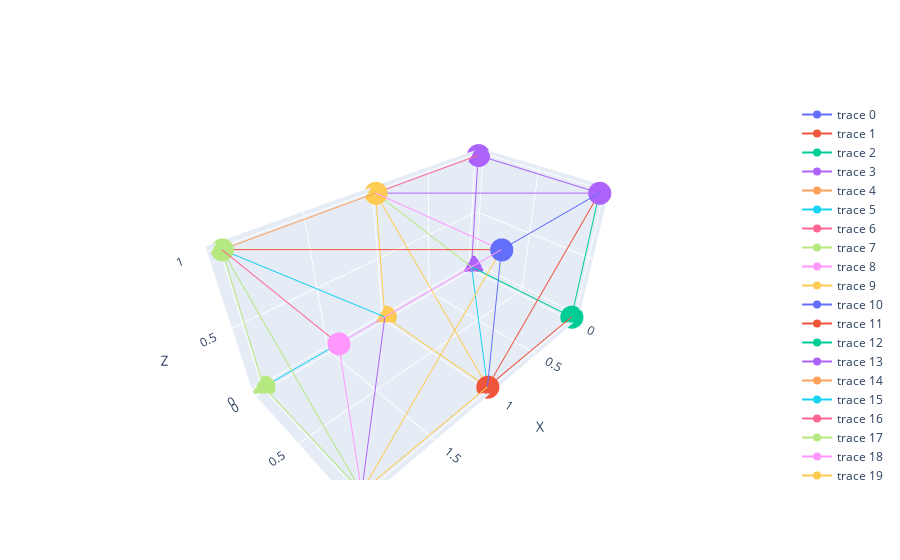

Write notebook code for a chart like this one.
### Code cell
newFaces = translate_faces(facesTwo, [1, 0, 0])

print(aabb(newFaces, facesTwo))

visualize_stl_objects(newFaces, facesTwo, title="", size=None)

### Figure 1 — Plotly figure (JSON) as saved in the notebook; plotly's stock layout.template omitted (floating-point values rounded to 4 significant figures)
{"data": [{"mode": "lines+markers", "type": "scatter3d", "x": [1, 2, 2, 1], "y": [1, 0, 1, 1], "z": [1, 1, 1, 1]}, {"mode": "lines+markers", "type": "scatter3d", "x": [2, 1, 1, 2], "y": [0, 1, 0, 0], "z": [1, 1, 1, 1]}, {"mode": "lines+markers", "type": "scatter3d", "x": [1, 2, 2, 1], "y": [0, 1, 0, 0], "z": [0, 0, 0, 0]}, {"mode": "lines+markers", "type": "scatter3d", "x": [2, 1, 1, 2], "y": [1, 0, 1, 1], "z": [0, 0, 0, 0]}, {"mode": "lines+markers", "type": "scatter3d", "x": [1, 2, 1, 1], "y": [0, 0, 0, 0], "z": [0, 1, 1, 0]}, {"mode": "lines+markers", "type": "scatter3d", "x": [2, 1, 2, 2], "y": [0, 0, 0, 0], "z": [1, 0, 0, 1]}, {"mode": "lines+markers", "type": "scatter3d", "x": [2, 2, 2, 2], "y": [0, 1, 1, 0], "z": [1, 0, 1, 1]}, {"mode": "lines+markers", "type": "scatter3d", "x": [2, 2, 2, 2], "y": [1, 0, 0, 1], "z": [0, 1, 0, 0]}, {"mode": "lines+markers", "type": "scatter3d", "x": [2, 1, 2, 2], "y": [1, 1, 1, 1], "z": [0, 1, 1, 0]}, {"mode": "lines+markers", "type": "scatter3d", "x": [1, 2, 1, 1], "y": [1, 1, 1, 1], "z": [1, 0, 0, 1]}, {"mode": "lines+markers", "type": "scatter3d", "x": [1, 1, 1, 1], "y": [0, 1, 1, 0], "z": [0, 1, 0, 0]}, {"mode": "lines+markers", "type": "scatter3d", "x": [1, 1, 1, 1], "y": [1, 0, 0, 1], "z": [1, 0, 1, 1]}, {"mode": "lines+markers", "type": "scatter3d", "x": [0, 1, 1, 0], "y": [1, 0, 1, 1], "z": [1, 1, 1, 1]}, {"mode": "lines+markers", "type": "scatter3d", "x": [1, 0, 0, 1], "y": [0, 1, 0, 0], "z": [1, 1, 1, 1]}, {"mode": "lines+markers", "type": "scatter3d", "x": [0, 1, 1, 0], "y": [0, 1, 0, 0], "z": [0, 0, 0, 0]}, {"mode": "lines+markers", "type": "scatter3d", "x": [1, 0, 0, 1], "y": [1, 0, 1, 1], "z": [0, 0, 0, 0]}, {"mode": "lines+markers", "type": "scatter3d", "x": [0, 1, 0, 0], "y": [0, 0, 0, 0], "z": [0, 1, 1, 0]}, {"mode": "lines+markers", "type": "scatter3d", "x": [1, 0, 1, 1], "y": [0, 0, 0, 0], "z": [1, 0, 0, 1]}, {"mode": "lines+markers", "type": "scatter3d", "x": [1, 1, 1, 1], "y": [0, 1, 1, 0], "z": [1, 0, 1, 1]}, {"mode": "lines+markers", "type": "scatter3d", "x": [1, 1, 1, 1], "y": [1, 0, 0, 1], "z": [0, 1, 0, 0]}, {"mode": "lines+markers", "type": "scatter3d", "x": [1, 0, 1, 1], "y": [1, 1, 1, 1], "z": [0, 1, 1, 0]}, {"mode": "lines+markers", "type": "scatter3d", "x": [0, 1, 0, 0], "y": [1, 1, 1, 1], "z": [1, 0, 0, 1]}, {"mode": "lines+markers", "type": "scatter3d", "x": [0, 0, 0, 0], "y": [0, 1, 1, 0], "z": [0, 1, 0, 0]}, {"mode": "lines+markers", "type": "scatter3d", "x": [0, 0, 0, 0], "y": [1, 0, 0, 1], "z": [1, 0, 1, 1]}], "layout": {"scene": {"xaxis": {"title": {"text": "X"}}, "yaxis": {"title": {"text": "Y"}}, "zaxis": {"title": {"text": "Z"}}}, "title": {"text": ""}}}
